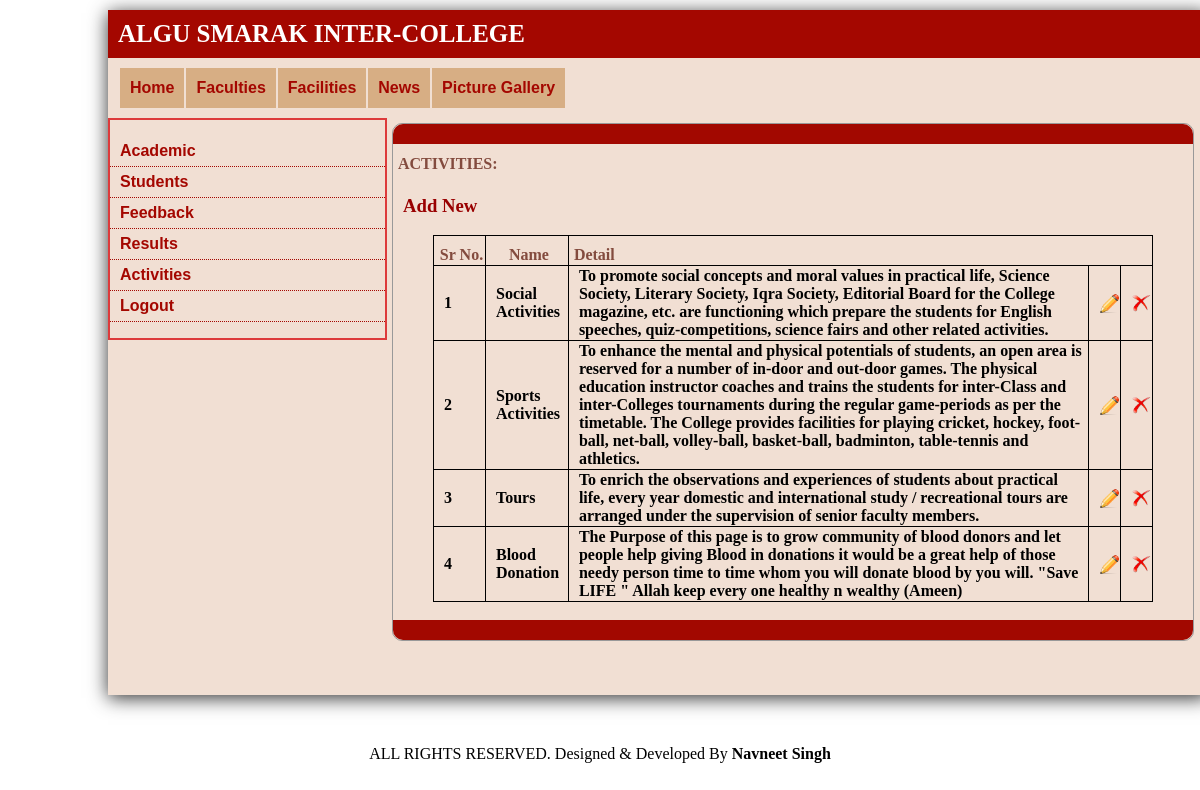
The page /activities.php (signed in) on the database its author committed.
### tables this page shows
CREATE TABLE IF NOT EXISTS `activities` (
  `aid` int(11) NOT NULL AUTO_INCREMENT,
  `aname` text NOT NULL,
  `adetails` text NOT NULL,
  PRIMARY KEY (`aid`)
);

### activities.php (the view, shortened to what this page needs)
<?php
include 'config.php';
?><!DOCTYPE html PUBLIC "-//W3C//DTD XHTML 1.0 Transitional//EN" "http://www.w3.org/TR/xhtml1/DTD/xhtml1-transitional.dtd">
<html xmlns="http://www.w3.org/1999/xhtml">
<head>
<link rel="stylesheet" href="style.css" type="text/css" />
</head>
<body>
<div class="wrapper">
	<div id="header">ALGU SMARAK INTER-COLLEGE</div>
    <div id="menu">
    	<ul>
        	<li><a href="admin_home.php" title="Home">Home</a></li>
                <li><a href="add_faculty.php" title="Faculties">Faculties</a></li>
                <li><a href="add_facilities.php" title="Facilities">Facilities</a></li>
                <li><a href="add_news.php" title="News">News</a></li>
                <li><a href="add_gallery.php" title="Picture Gallery">Picture Gallery</a></li>
        </ul>
        <br />
<br style="clear:both;" />
    </div>
    	<div class="sidebar_menu_admin">
        	<ul>
            	<li><a href="academics.php" title="Academic">Academic</a></li>
                <li><a href="students.php" title="Students">Students</a></li>
                <li><a href="feedback.php" title="Feedback">Feedback</a></li>
                <li><a href="add_result.php" title="Results">Results</a></li>
                <li><a href="activities.php" title="Activities">Activities</a></li>
                <li><a href="logout.php?id=10" title="Logout">Logout</a></li>
          </ul>
        </div>
    <div class="content">
    	<div class="content_div"></div>
        <h4 class="bold">ACTIVITIES:</h4>
         <h3 ><a href='add_activities.php' class='copy1' style="padding-left:10px;" title='Click to Add New Activity'>Add New</a></h3>
         <p class="para">
         	<form method="post">
           	  <table  align="center" class="tab" border="1" width="90%">
              <tr>
              <th class="bold th">Sr No.</th>
              <th class="bold th">Name</th>
              <th class="bold"colspan="4" align="left">Detail</th>
              </tr>
               <?php
				  $result=mysqli_query($conn,"SELECT * FROM activities");
				$i=1;
				while($test3=mysqli_fetch_array($result))
				{
					$id=$test3['aid'];
            		echo  '<tr>';
            			echo '<td width="40px">'.$i.'</td>';
             			echo '<td>'.$test3['aname'].'</td>';
               			echo '<td>'.$test3['adetails'].'</td>';
						echo "<td><a href='add_activities.php?acid=$id' class='copy' title='Click to Edit Activity'>
					<img src='images2/edit.png' style='height:20px;width:20px;'/>
					</a></td>";
                    echo "<td><a href='delete.php?acid=$id' class='copy' title='Click to Delete Activity'>
					<img src='images2/DeleteRed.png' style='height:20px;width:20px;'/>
					</a></td>";
             		echo '</tr>';
					$i++;
				}
			  ?>
                </table>
         	</form>
        <br />
        <div class="content_foot"></div>
        </p>
    </div>
    <br style="clear:both;" /><br /><br />
<br />
</div>
 <?php
 include 'footer.php';
 ?>
</body>
</html>

### style.css (style rules this page uses)
body { background:#FFF; }
.wrapper { height:auto; width:1100px; box-shadow: 0px 3px 18px #333333; background:#F1DFD3; margin:10px 100px 50px 100px; }
#header { background:#A40700; margin:0px; color:#FFF; font-size:25px; font-weight:bold; padding-top:10px; padding-left:10px; padding-bottom:10px; font-family:Georgia, serif; }
#menu { background:#F1DFD3; height:auto; margin:0px 0px 10px 0px; width:1100px; letter-spacing: -0px; }
#menu ul { margin:10px auto 0px 5px; padding-left:5px; }
#menu ul li { list-style-type:none; float:left; font-weight:bolder; font-family:Arial, Helvetica, sans-serif; display:block; line-height:40px; background:#D7AE84; margin-left:2px; padding:0px 10px 0px 10px; }
#menu ul li a { text-decoration:none; color:#A40700; }
.sidebar_menu_admin { height:auto; width:25%; background:#F1DFD3; border:solid 2px #DD3A3B; padding:0px auto auto -10px; float:left; }
.sidebar_menu_admin ul li { list-style-type:none; border-bottom:dotted 1px #A40700; margin-left:-40px; padding-left:10px; }
.sidebar_menu_admin ul li a { text-decoration:none; display:block; line-height:30px; font-family:Arial, Helvetica, sans-serif; font-weight:bold; color:#A40700; }
.content { height:auto; background:#F1DFD3; border:#999 1px solid; width:800px; margin:5px auto auto 5px; border-radius:10px; float:left; }
.content_div { background-color:#A20800; height:20px; border-top-left-radius:10px; border-top-right-radius:10px; width:800px; float:left; }
.content_foot { background-color:#A20800; height:20px; border-bottom-left-radius:10px; border-bottom-right-radius:10px; width:800px; float:left; position:relative; }
.para { margin:0px 5px auto auto; padding-right:5px; text-align:left; margin-left:5px; padding-bottom:0px; height:auto; }
.bold { text-align:left; color:#834B3E; padding-top:10px; padding-left:5px; }
.copy { text-decoration:none; color:#000; }
.copy1 { text-decoration:none; color:#900; }
table td { font-weight:bold; padding-left:10px; }
.th { text-align:center; }
.tab { border:1px solid #000000; border-collapse:collapse; width:90%; }

### rows shown on the page
activities: aname "Social Activities", adetails "To promote social concepts and moral values in practical life, Science Society, Literary Society, Iqra Society, Editorial Board for the College magazine, etc. are functioning which prepare the students for English speeches, quiz-competitions, science fairs and other related activities."
activities: aname "Sports Activities", adetails "To enhance the mental and physical potentials of students, an open area is reserved for a number of in-door and out-door games. The physical education instructor coaches and trains the students for inter-Class and inter-Colleges tournaments during the regular game-periods as per the timetable. The College provides facilities for playing cricket, hockey, foot-ball, net-ball, volley-ball, basket-ball, badminton, table-tennis and athletics."
activities: aname "Tours", adetails "To enrich the observations and experiences of students about practical life, every year domestic and international study / recreational tours are arranged under the supervision of senior faculty members."
activities: aname "Blood Donation", adetails "The Purpose of this page is to grow community of blood donors and let people help giving Blood in donations it would be a great help of those needy person time to time whom you will donate blood by you will. \"Save LIFE \" Allah keep every one healthy n wealthy (Ameen)"
